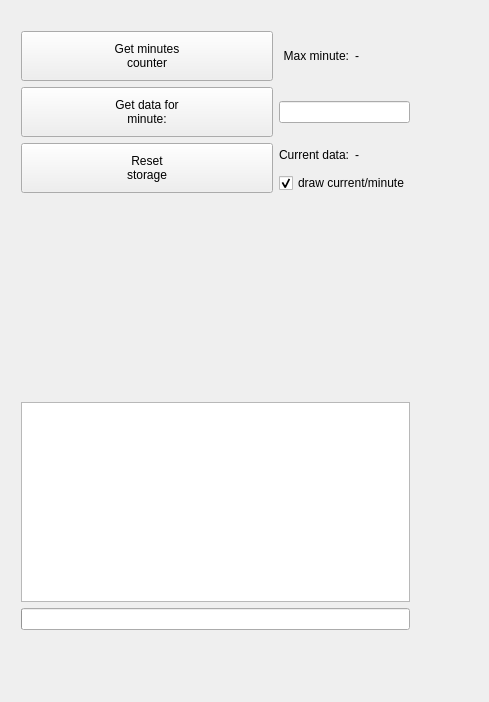
<?xml version="1.0" encoding="UTF-8"?>
<ui version="4.0">
 <class>Widget</class>
 <widget class="QWidget" name="Widget">
  <property name="geometry">
   <rect>
    <x>0</x>
    <y>0</y>
    <width>489</width>
    <height>702</height>
   </rect>
  </property>
  <property name="windowTitle">
   <string>Widget</string>
  </property>
  <widget class="QWidget" name="gridLayoutWidget">
   <property name="geometry">
    <rect>
     <x>10</x>
     <y>20</y>
     <width>411</width>
     <height>621</height>
    </rect>
   </property>
   <layout class="QGridLayout" name="gridLayout">
    <item row="7" column="0">
     <spacer name="horizontalSpacer">
      <property name="orientation">
       <enum>Qt::Horizontal</enum>
      </property>
      <property name="sizeHint" stdset="0">
       <size>
        <width>40</width>
        <height>20</height>
       </size>
      </property>
     </spacer>
    </item>
    <item row="8" column="0" colspan="3">
     <widget class="QTextEdit" name="textEdit">
      <property name="minimumSize">
       <size>
        <width>0</width>
        <height>200</height>
       </size>
      </property>
      <property name="maximumSize">
       <size>
        <width>16777215</width>
        <height>200</height>
       </size>
      </property>
     </widget>
    </item>
    <item row="3" column="2" rowspan="3">
     <widget class="QLabel" name="stream">
      <property name="text">
       <string>-</string>
      </property>
     </widget>
    </item>
    <item row="7" column="1">
     <spacer name="verticalSpacer">
      <property name="orientation">
       <enum>Qt::Vertical</enum>
      </property>
      <property name="sizeType">
       <enum>QSizePolicy::Expanding</enum>
      </property>
      <property name="sizeHint" stdset="0">
       <size>
        <width>20</width>
        <height>200</height>
       </size>
      </property>
     </spacer>
    </item>
    <item row="0" column="0">
     <widget class="QPushButton" name="getMinutes">
      <property name="minimumSize">
       <size>
        <width>200</width>
        <height>50</height>
       </size>
      </property>
      <property name="text">
       <string>Get minutes
counter</string>
      </property>
     </widget>
    </item>
    <item row="1" column="0" rowspan="2">
     <widget class="QPushButton" name="setMinute">
      <property name="minimumSize">
       <size>
        <width>0</width>
        <height>50</height>
       </size>
      </property>
      <property name="text">
       <string>Get data for
minute:</string>
      </property>
     </widget>
    </item>
    <item row="3" column="1" rowspan="3">
     <widget class="QLabel" name="curStream">
      <property name="layoutDirection">
       <enum>Qt::LeftToRight</enum>
      </property>
      <property name="text">
       <string>Current data:</string>
      </property>
      <property name="alignment">
       <set>Qt::AlignRight|Qt::AlignTrailing|Qt::AlignVCenter</set>
      </property>
     </widget>
    </item>
    <item row="9" column="0" colspan="3">
     <widget class="QProgressBar" name="progressBar">
      <property name="maximum">
       <number>60</number>
      </property>
      <property name="value">
       <number>0</number>
      </property>
      <property name="textVisible">
       <bool>false</bool>
      </property>
     </widget>
    </item>
    <item row="1" column="1" rowspan="2" colspan="2">
     <widget class="QLineEdit" name="minuteEdit">
      <property name="frame">
       <bool>true</bool>
      </property>
     </widget>
    </item>
    <item row="3" column="0" rowspan="4">
     <widget class="QPushButton" name="reset">
      <property name="minimumSize">
       <size>
        <width>0</width>
        <height>50</height>
       </size>
      </property>
      <property name="maximumSize">
       <size>
        <width>167777</width>
        <height>167777</height>
       </size>
      </property>
      <property name="text">
       <string>Reset
storage</string>
      </property>
     </widget>
    </item>
    <item row="6" column="1" colspan="2">
     <widget class="QCheckBox" name="drawCheckBox">
      <property name="text">
       <string>draw current/minute</string>
      </property>
      <property name="checked">
       <bool>true</bool>
      </property>
     </widget>
    </item>
    <item row="0" column="2">
     <widget class="QLabel" name="minutes">
      <property name="text">
       <string>-</string>
      </property>
     </widget>
    </item>
    <item row="0" column="1">
     <widget class="QLabel" name="maxMinute">
      <property name="layoutDirection">
       <enum>Qt::LeftToRight</enum>
      </property>
      <property name="text">
       <string>Max minute:</string>
      </property>
      <property name="alignment">
       <set>Qt::AlignRight|Qt::AlignTrailing|Qt::AlignVCenter</set>
      </property>
     </widget>
    </item>
   </layout>
  </widget>
 </widget>
 <layoutdefault spacing="6" margin="11"/>
 <resources/>
 <connections/>
</ui>
